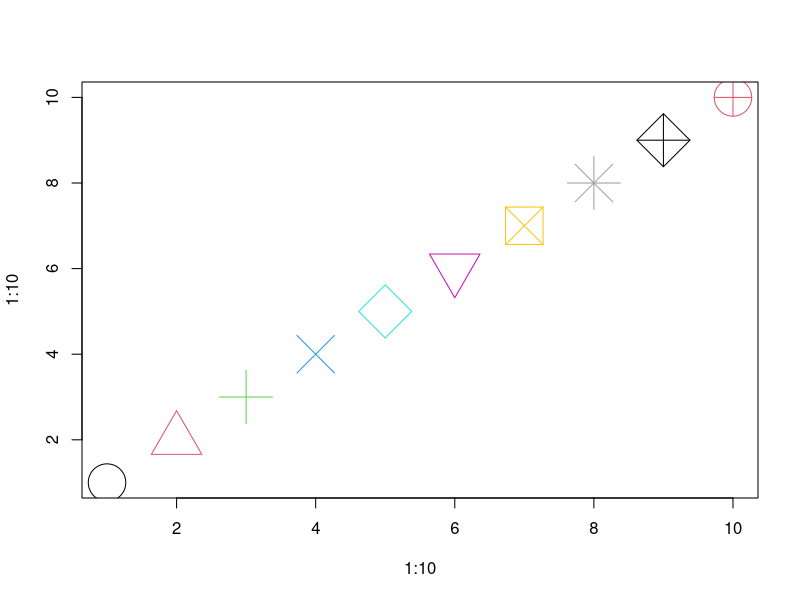

Recreate this plot in R.
## ---- chunk 1

plot(1:10,1:10,pch=1:10,cex=5,col=1:10)

## ---- chunk 2
rnorm(200)
